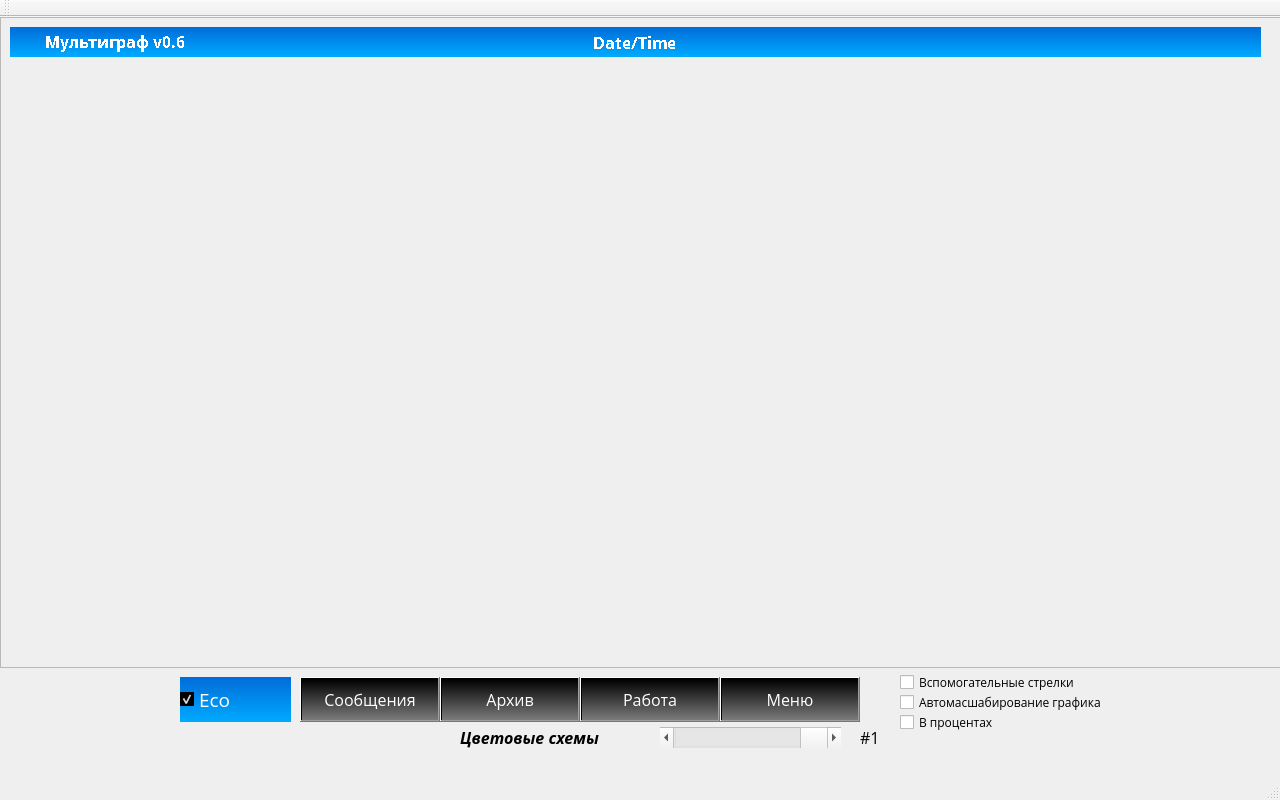
<?xml version="1.0" encoding="UTF-8"?>
<ui version="4.0">
 <class>MainWindow</class>
 <widget class="QMainWindow" name="MainWindow">
  <property name="enabled">
   <bool>true</bool>
  </property>
  <property name="geometry">
   <rect>
    <x>0</x>
    <y>0</y>
    <width>1280</width>
    <height>800</height>
   </rect>
  </property>
  <property name="minimumSize">
   <size>
    <width>1280</width>
    <height>800</height>
   </size>
  </property>
  <property name="maximumSize">
   <size>
    <width>2000</width>
    <height>1500</height>
   </size>
  </property>
  <property name="windowTitle">
   <string>MainWindow</string>
  </property>
  <widget class="QWidget" name="centralWidget">
   <widget class="QCustomPlot" name="customPlot" native="true">
    <property name="geometry">
     <rect>
      <x>10</x>
      <y>10</y>
      <width>1251</width>
      <height>641</height>
     </rect>
    </property>
    <property name="sizePolicy">
     <sizepolicy hsizetype="Preferred" vsizetype="MinimumExpanding">
      <horstretch>0</horstretch>
      <verstretch>0</verstretch>
     </sizepolicy>
    </property>
    <property name="font">
     <font>
      <family>Open Sans</family>
      <pointsize>14</pointsize>
      <weight>75</weight>
      <bold>true</bold>
      <stylestrategy>NoAntialias</stylestrategy>
     </font>
    </property>
    <property name="focusPolicy">
     <enum>Qt::ClickFocus</enum>
    </property>
    <widget class="QLabel" name="time_label">
     <property name="geometry">
      <rect>
       <x>0</x>
       <y>0</y>
       <width>1251</width>
       <height>30</height>
      </rect>
     </property>
     <property name="font">
      <font>
       <family>Open Sans</family>
       <pointsize>12</pointsize>
       <weight>75</weight>
       <bold>true</bold>
      </font>
     </property>
     <property name="styleSheet">
      <string notr="true">background-color: rgb(0, 108, 217);
background-color: qlineargradient(spread:pad, x1:0, y1:0, x2:0, y2:1, stop:0 rgba(0, 108, 217, 255), stop:1 rgba(0, 170, 255, 255));
color : white;</string>
     </property>
     <property name="text">
      <string>Date/Time</string>
     </property>
     <property name="scaledContents">
      <bool>false</bool>
     </property>
     <property name="alignment">
      <set>Qt::AlignCenter</set>
     </property>
    </widget>
    <widget class="QLabel" name="multigrapf">
     <property name="geometry">
      <rect>
       <x>0</x>
       <y>0</y>
       <width>211</width>
       <height>30</height>
      </rect>
     </property>
     <property name="font">
      <font>
       <family>Open Sans</family>
       <pointsize>12</pointsize>
       <weight>75</weight>
       <bold>true</bold>
      </font>
     </property>
     <property name="styleSheet">
      <string notr="true">background-color: rgb(0, 108, 217);
background-color: qlineargradient(spread:pad, x1:0, y1:0, x2:0, y2:1, stop:0 rgba(0, 108, 217, 255), stop:1 rgba(0, 170, 255, 255));
color : white;</string>
     </property>
     <property name="text">
      <string>&lt;html&gt;&lt;head/&gt;&lt;body&gt;&lt;p&gt;Мультиграф v0.6&lt;/p&gt;&lt;/body&gt;&lt;/html&gt;</string>
     </property>
     <property name="scaledContents">
      <bool>false</bool>
     </property>
     <property name="alignment">
      <set>Qt::AlignCenter</set>
     </property>
    </widget>
   </widget>
   <widget class="QPushButton" name="pushButton_2">
    <property name="geometry">
     <rect>
      <x>720</x>
      <y>660</y>
      <width>140</width>
      <height>45</height>
     </rect>
    </property>
    <property name="font">
     <font>
      <family>Open Sans</family>
      <pointsize>12</pointsize>
     </font>
    </property>
    <property name="focusPolicy">
     <enum>Qt::ClickFocus</enum>
    </property>
    <property name="styleSheet">
     <string notr="true">color: rgb(255, 255, 255);
background-color: qlineargradient(spread:pad, x1:0, y1:1, x2:0, y2:0, stop:0 rgba(0123, 123, 123, 255), stop:1 rgba(0, 0, 0, 255));</string>
    </property>
    <property name="text">
     <string>Меню</string>
    </property>
   </widget>
   <widget class="QPushButton" name="pushButton_4">
    <property name="geometry">
     <rect>
      <x>300</x>
      <y>660</y>
      <width>140</width>
      <height>45</height>
     </rect>
    </property>
    <property name="font">
     <font>
      <family>Open Sans</family>
      <pointsize>12</pointsize>
     </font>
    </property>
    <property name="focusPolicy">
     <enum>Qt::ClickFocus</enum>
    </property>
    <property name="styleSheet">
     <string notr="true">color: rgb(255, 255, 255);
background-color: qlineargradient(spread:pad, x1:0, y1:1, x2:0, y2:0, stop:0 rgba(0123, 123, 123, 255), stop:1 rgba(0, 0, 0, 255));</string>
    </property>
    <property name="text">
     <string>Сообщения</string>
    </property>
   </widget>
   <widget class="QFrame" name="frame">
    <property name="geometry">
     <rect>
      <x>0</x>
      <y>0</y>
      <width>1281</width>
      <height>651</height>
     </rect>
    </property>
    <property name="font">
     <font>
      <family>Open Sans</family>
     </font>
    </property>
    <property name="frameShape">
     <enum>QFrame::StyledPanel</enum>
    </property>
    <property name="frameShadow">
     <enum>QFrame::Raised</enum>
    </property>
   </widget>
   <widget class="QWidget" name="MessagesWidget" native="true">
    <property name="geometry">
     <rect>
      <x>10</x>
      <y>40</y>
      <width>1251</width>
      <height>600</height>
     </rect>
    </property>
    <property name="font">
     <font>
      <family>Open Sans</family>
     </font>
    </property>
    <property name="cursor">
     <cursorShape>BlankCursor</cursorShape>
    </property>
   </widget>
   <widget class="QLabel" name="label">
    <property name="geometry">
     <rect>
      <x>10</x>
      <y>650</y>
      <width>160</width>
      <height>66</height>
     </rect>
    </property>
    <property name="font">
     <font>
      <family>Open Sans</family>
     </font>
    </property>
    <property name="focusPolicy">
     <enum>Qt::ClickFocus</enum>
    </property>
    <property name="text">
     <string/>
    </property>
    <property name="pixmap">
     <pixmap>logo.jpg</pixmap>
    </property>
   </widget>
   <widget class="QLabel" name="label_2">
    <property name="geometry">
     <rect>
      <x>460</x>
      <y>710</y>
      <width>201</width>
      <height>21</height>
     </rect>
    </property>
    <property name="font">
     <font>
      <family>Open Sans</family>
      <pointsize>12</pointsize>
      <weight>75</weight>
      <italic>true</italic>
      <bold>true</bold>
     </font>
    </property>
    <property name="text">
     <string>Цветовые схемы</string>
    </property>
   </widget>
   <widget class="QLabel" name="label_3">
    <property name="geometry">
     <rect>
      <x>860</x>
      <y>705</y>
      <width>41</width>
      <height>31</height>
     </rect>
    </property>
    <property name="font">
     <font>
      <family>Open Sans</family>
      <pointsize>12</pointsize>
     </font>
    </property>
    <property name="text">
     <string>#1</string>
    </property>
   </widget>
   <widget class="QScrollBar" name="horizontalScrollBar">
    <property name="geometry">
     <rect>
      <x>660</x>
      <y>710</y>
      <width>181</width>
      <height>21</height>
     </rect>
    </property>
    <property name="font">
     <font>
      <family>Open Sans</family>
     </font>
    </property>
    <property name="minimum">
     <number>1</number>
    </property>
    <property name="maximum">
     <number>7</number>
    </property>
    <property name="pageStep">
     <number>1</number>
    </property>
    <property name="value">
     <number>7</number>
    </property>
    <property name="orientation">
     <enum>Qt::Horizontal</enum>
    </property>
   </widget>
   <widget class="QCheckBox" name="arrowscheckBox">
    <property name="geometry">
     <rect>
      <x>900</x>
      <y>650</y>
      <width>300</width>
      <height>30</height>
     </rect>
    </property>
    <property name="font">
     <font>
      <family>Open Sans</family>
      <weight>50</weight>
      <bold>false</bold>
     </font>
    </property>
    <property name="text">
     <string>Вспомогательные стрелки</string>
    </property>
   </widget>
   <widget class="QCheckBox" name="autoscalecheckbox">
    <property name="geometry">
     <rect>
      <x>900</x>
      <y>670</y>
      <width>300</width>
      <height>30</height>
     </rect>
    </property>
    <property name="font">
     <font>
      <family>Open Sans</family>
      <weight>50</weight>
      <bold>false</bold>
     </font>
    </property>
    <property name="text">
     <string>Автомасшабирование графика</string>
    </property>
   </widget>
   <widget class="QCheckBox" name="percentCheckBox">
    <property name="geometry">
     <rect>
      <x>900</x>
      <y>690</y>
      <width>300</width>
      <height>30</height>
     </rect>
    </property>
    <property name="font">
     <font>
      <family>Open Sans</family>
      <weight>50</weight>
      <bold>false</bold>
     </font>
    </property>
    <property name="text">
     <string>В процентах</string>
    </property>
   </widget>
   <widget class="QPushButton" name="ArchiveButton">
    <property name="geometry">
     <rect>
      <x>440</x>
      <y>660</y>
      <width>140</width>
      <height>45</height>
     </rect>
    </property>
    <property name="font">
     <font>
      <family>Open Sans</family>
      <pointsize>12</pointsize>
     </font>
    </property>
    <property name="focusPolicy">
     <enum>Qt::ClickFocus</enum>
    </property>
    <property name="styleSheet">
     <string notr="true">color: rgb(255, 255, 255);
background-color: qlineargradient(spread:pad, x1:0, y1:1, x2:0, y2:0, stop:0 rgba(0123, 123, 123, 255), stop:1 rgba(0, 0, 0, 255));</string>
    </property>
    <property name="text">
     <string>Архив</string>
    </property>
   </widget>
   <widget class="QPushButton" name="WorkButton">
    <property name="geometry">
     <rect>
      <x>580</x>
      <y>660</y>
      <width>140</width>
      <height>45</height>
     </rect>
    </property>
    <property name="font">
     <font>
      <family>Open Sans</family>
      <pointsize>12</pointsize>
     </font>
    </property>
    <property name="focusPolicy">
     <enum>Qt::ClickFocus</enum>
    </property>
    <property name="styleSheet">
     <string notr="true">color: rgb(255, 255, 255);
background-color: qlineargradient(spread:pad, x1:0, y1:1, x2:0, y2:0, stop:0 rgba(0123, 123, 123, 255), stop:1 rgba(0, 0, 0, 255));
</string>
    </property>
    <property name="text">
     <string>Работа</string>
    </property>
   </widget>
   <widget class="QCheckBox" name="EcoCheckBox">
    <property name="geometry">
     <rect>
      <x>180</x>
      <y>660</y>
      <width>111</width>
      <height>45</height>
     </rect>
    </property>
    <property name="font">
     <font>
      <family>Open Sans</family>
      <pointsize>14</pointsize>
     </font>
    </property>
    <property name="styleSheet">
     <string notr="true">background-color: rgb(0, 108, 217);
background-color: qlineargradient(spread:pad, x1:0, y1:0, x2:0, y2:1, stop:0 rgba(0, 108, 217, 255), stop:1 rgba(0, 170, 255, 255));
color : white;</string>
    </property>
    <property name="text">
     <string>Eco</string>
    </property>
    <property name="checked">
     <bool>true</bool>
    </property>
   </widget>
   <zorder>customPlot</zorder>
   <zorder>frame</zorder>
   <zorder>pushButton_4</zorder>
   <zorder>pushButton_2</zorder>
   <zorder>label</zorder>
   <zorder>label_2</zorder>
   <zorder>label_3</zorder>
   <zorder>horizontalScrollBar</zorder>
   <zorder>arrowscheckBox</zorder>
   <zorder>autoscalecheckbox</zorder>
   <zorder>percentCheckBox</zorder>
   <zorder>MessagesWidget</zorder>
   <zorder>ArchiveButton</zorder>
   <zorder>WorkButton</zorder>
   <zorder>EcoCheckBox</zorder>
  </widget>
  <widget class="QMenuBar" name="menuBar">
   <property name="geometry">
    <rect>
     <x>0</x>
     <y>0</y>
     <width>1280</width>
     <height>25</height>
    </rect>
   </property>
  </widget>
  <widget class="QToolBar" name="mainToolBar">
   <attribute name="toolBarArea">
    <enum>TopToolBarArea</enum>
   </attribute>
   <attribute name="toolBarBreak">
    <bool>false</bool>
   </attribute>
  </widget>
  <widget class="QStatusBar" name="statusBar"/>
 </widget>
 <layoutdefault spacing="6" margin="11"/>
 <customwidgets>
  <customwidget>
   <class>QCustomPlot</class>
   <extends>QWidget</extends>
   <header>qcustomplot.h</header>
   <container>1</container>
  </customwidget>
 </customwidgets>
 <resources/>
 <connections/>
</ui>
